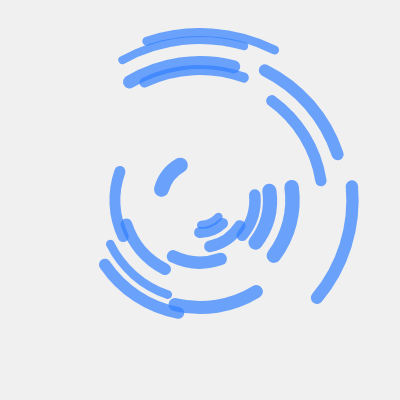
Frame 1 (no input)
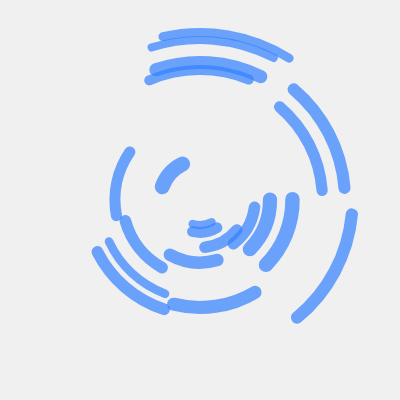
Frame 60 (no input)
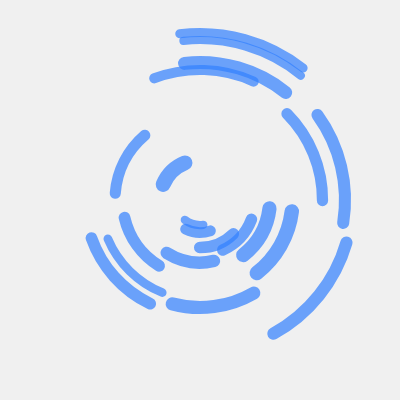
Frame 120 (the mouse pressed at the canvas centre since frame 60)

The p5.js sketch that drew these frames (run headless with seeded random() and noise() and a simulated clock; from frame 60 on, the mouse is pressed at the canvas centre):

// p5.js sketch
// ── sketch.js
class Arc {
  constructor(radius, length, speed, weight) {
    this.size = radius * 2.0;
    this.length = length;
    this.speed = speed / weight;
    this.weight = weight;
    this.offset = Math.random() * TWO_PI;
  }

  draw() {
    stroke('rgba(20%, 50%, 100%, 0.7)');
    strokeWeight(this.weight);
    noFill();
    arc(200, 200, this.size, this.size, this.offset, this.offset + QUARTER_PI);
  }

  tick() {
    this.offset += this.speed;
    if (this.offset > TWO_PI) {
      this.offset = this.offset - TWO_PI;
    }
  }
}

let arcsToDraw = [];

function createArcs() {
  console.log("Creating Arcs");

  const maximumLenth = PI;
  const minimumLength = PI / 4;

  arcsToDraw = new Array();
  let radius = 25;
  while (arcsToDraw.length < 20) {
    let length = Math.random() * (maximumLenth - minimumLength) + minimumLength;
    let speed = Math.random() * 0.05;
    let weight = Math.random() * (15 - 8) + 8;
    arcsToDraw.push(new Arc(radius, length, speed, weight));
    radius += 7.5;
  }
}

function mouseClicked() {
  createArcs();
}

function setup() {
  createArcs();
  createCanvas(400, 400);
}


function draw() {
  background(240);
  for (let a of arcsToDraw) {
    a.draw();
    a.tick();
  }
}
